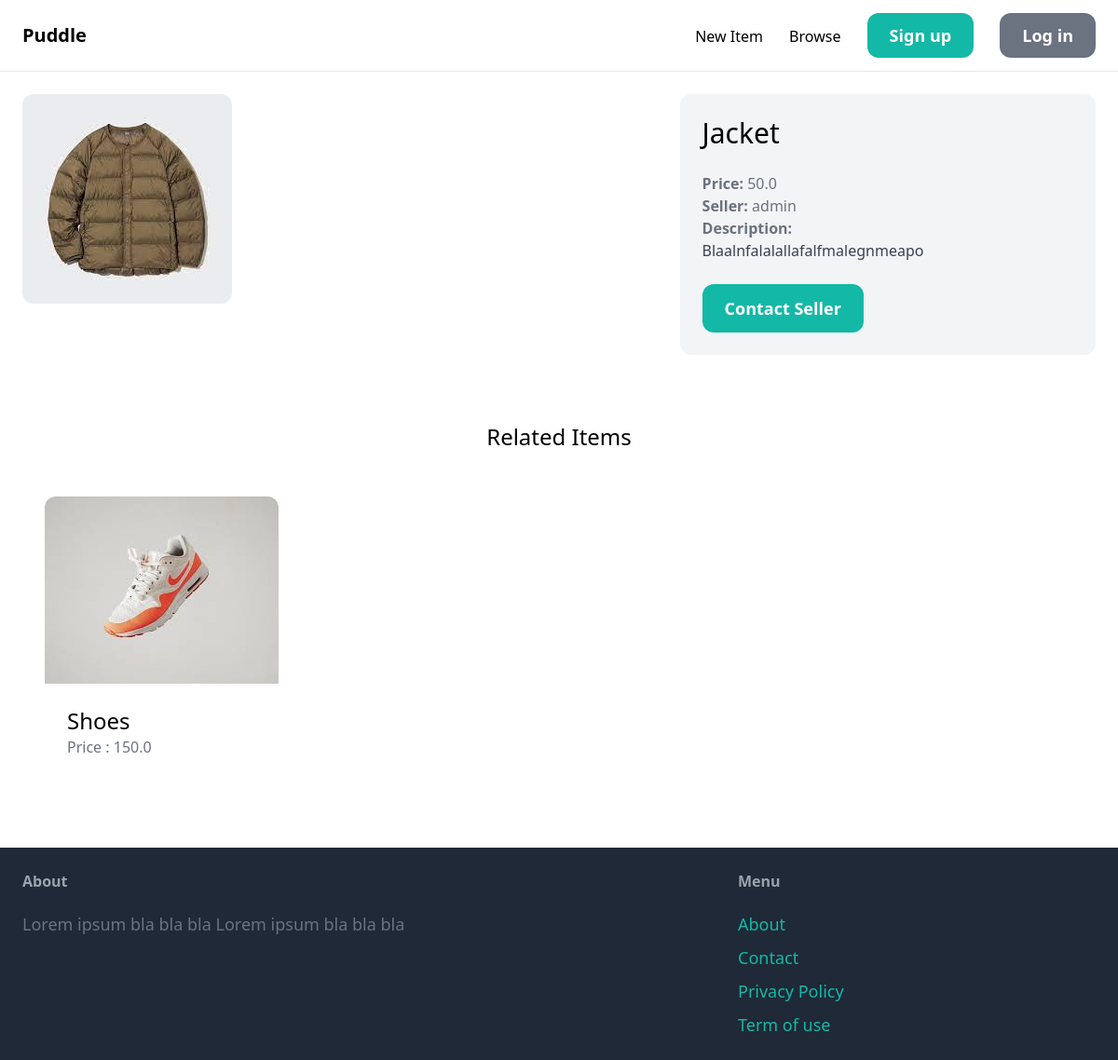
/items/2/, run on an earlier commit of the app's database.
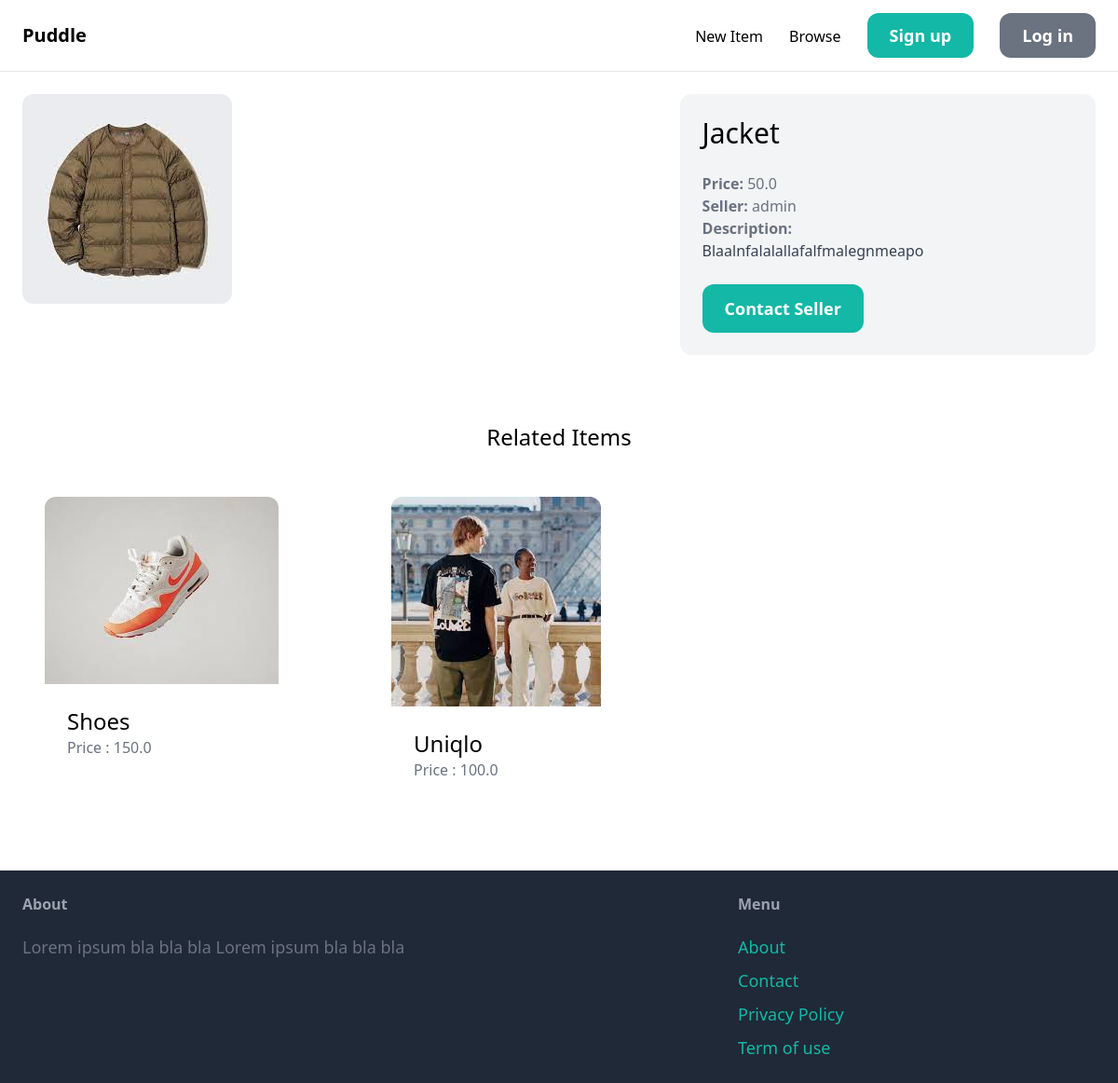
And on a later commit of the database.
### item/models.py (models this page shows, shortened)
class Item(models.Model):
    category = models.ForeignKey(Category, related_name='items', on_delete=models.CASCADE)
    name = models.CharField(max_length=255)
    description = models.TextField(blank=True, null=True)
    price = models.FloatField()
    image = models.ImageField(upload_to='item_images', blank=True, null=True)
    is_sold = models.BooleanField(default=False)
    created_by = models.ForeignKey(User, related_name='items', on_delete=models.CASCADE)
    created_at =models.DateTimeField(auto_now_add=True)

### item/views.py (the view)
# urls.py: path('<int:pk>/', views.detail, name="detail"),
def detail(request, pk):
    item = get_object_or_404(Item, pk=pk)
    related_items = Item.objects.filter(category=item.category, is_sold=False).exclude(pk=pk)[0:3]
    return render(request, 'item/detail.html', {
        'item' : item,
        'related_items': related_items
    })

### item/templates/item/detail.html
{% extends 'core/base.html' %} {% block title %}{{ item.name }}{% endblock %}
{% block content %}
<div class="grid grid-cols-5 gap-6">
  <div class="col-span-3">
    <img src="{{ item.image.url }}" class="rounded-xl" />
  </div>
  <div class="col-span-2 p-6 bg-gray-100 rounded-xl">
    <h1 class="mb-6 text-3xl">{{ item.name }}</h1>
    <p class="text-gray-500"><strong>Price: </strong>{{ item.price }}</p>
    <p class="text-gray-500">
      <strong>Seller: </strong>{{ item.created_by.username}}
    </p>
    {% if item.description %}
    <p class="text-gray-700">
      <strong class="text-gray-500">Description: </strong><br />
      {{ item.description }}
    </p>
    {% endif %}
    <a
      href="#"
      class="inline-block mt-6 px-6 py-3 text-lg font-semibold bg-teal-500 text-white rounded-xl hover:bg-teal-700"
      >Contact Seller</a
    >
  </div>
</div>
<div class="mt-6 px-6 py-12 bg-gray100 rounded-xl">
  <h2 class="mb-12 text-2xl text-center">Related Items</h2>
  <div class="grid grid-cols-3 gap-3">
    {% for item in related_items %}
    <div>
      <a href="{% url 'item:detail' item.id %}">
        <div>
          <img src="{{ item.image.url }}" class="rounded-t-xl" />
        </div>
        <div class="p-6 bg-white rounded-b-xl">
          <h2 class="text-2xl">{{ item.name }}</h2>
          <p class="text-gray-500">Price : {{ item.price }}</p>
        </div>
      </a>
    </div>
    {% endfor %}
  </div>
</div>
{% endblock %}

What changed in the data, as far as the page shows it:
added Item: image (picture), name "Uniqlo", price "100.0"
